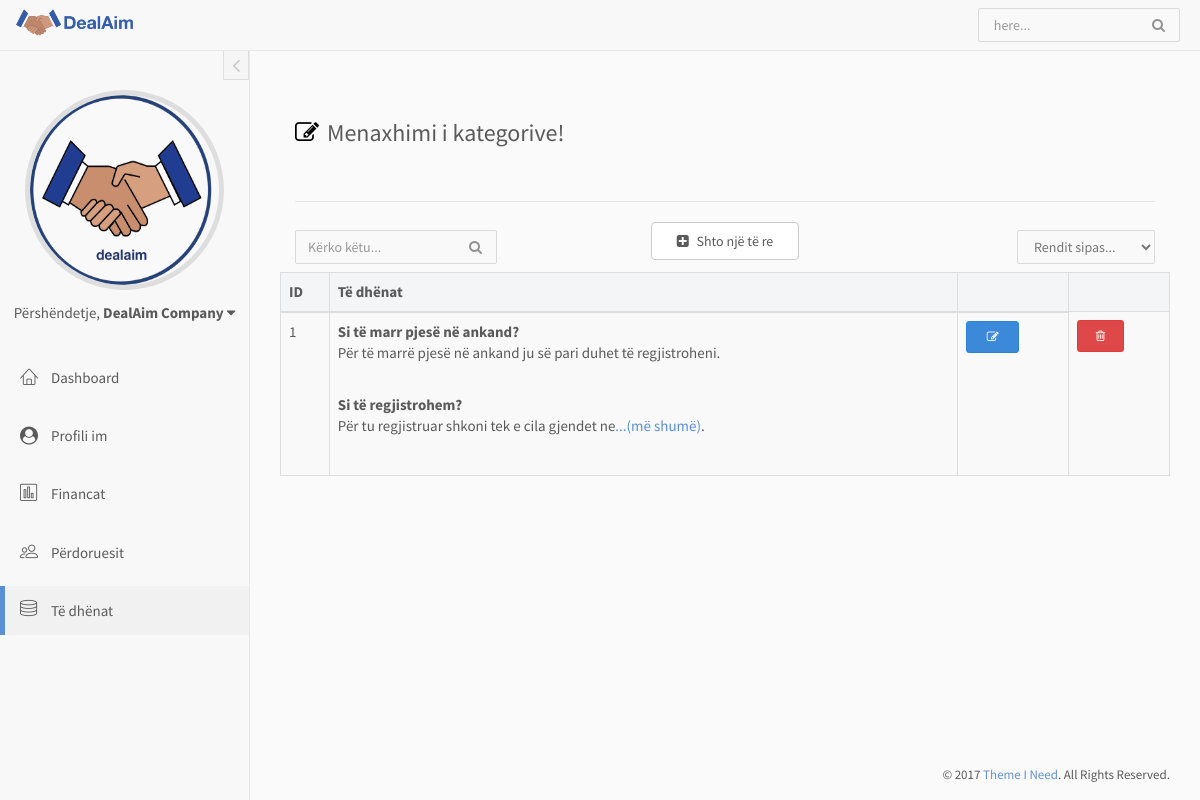
The page /deal_admin_aim/menage_faq.php (signed in) on the database its author committed.
### tables this page shows
CREATE TABLE `users` (
  `user_id` int(11) NOT NULL,
  `username` varchar(50) NOT NULL,
  `password` varchar(350) NOT NULL,
  `profile_pic` varchar(50) NOT NULL,
  `first_name` varchar(50) NOT NULL,
  `last_name` varchar(50) NOT NULL,
  `email` varchar(50) NOT NULL,
  `tel_nr` varchar(50) NOT NULL,
  `birthday` date NOT NULL,
  `city` varchar(50) NOT NULL,
  `postal_code` int(5) NOT NULL,
  `address` varchar(50) NOT NULL,
  `pid_number` int(16) DEFAULT NULL,
  `terms_and_conditions` tinyint(1) DEFAULT NULL,
  `status` int(3) NOT NULL,
  `user_balance` float(8,2) DEFAULT NULL
);

CREATE TABLE `faq` (
  `faq_id` int(11) NOT NULL,
  `faq_data` varchar(10000) NOT NULL
);

### db.php (called while the page is built, shortened)
<?php
    function db(){
        static $conn;
        if($conn == null){
            $conn = mysqli_connect("localhost", "root", "", "dealaim");
        }
        return $conn;
    }
    function prep_stmt($query, $args = NULL, $types = NULL)
	{
		$conn = db();
		$select = false;
		$query2 = explode(" ", $query)[0];
		if($query2 == "SELECT"){
			$select = true;
		}
		$query = mysqli_prepare($conn, "$query");
		if(!is_null($args)){
			if(is_array($args)) {
				$stmt_bp = mysqli_stmt_bind_param($query, $types, ...$args);
			} else {
				$stmt_bp = mysqli_stmt_bind_param($query, $types, $args);
			}
		}
		$stmt_exec = mysqli_stmt_execute($query);
		$result = mysqli_stmt_get_result($query);
		if($select){
			return $result;
		}
		else {
			return mysqli_stmt_affected_rows($query);
		}
	}
?>

### deal_admin_aim/menage_faq.php (the view, shortened to what this page needs)
<?php
require_once '../db.php';
	$username = $_SESSION['user']['username'];
	$stmt = prep_stmt("SELECT * FROM users WHERE username = ?",$username, "s");
	if(mysqli_num_rows($stmt) > 0){
		$row_adm = mysqli_fetch_array($stmt);
	}
	else{
		$_SESSION['prep_stmt_error'] = "";
        header("location:index.php"); die();
	}
?>
<?php require "header.php"; ?>
<div id="left-sidebar" class="sidebar">
    <button type="button" class="btn btn-xs btn-link btn-toggle-fullwidth">
				<i class="fa fa-angle-left"></i>
			</button>
    <div class="sidebar-scroll">
        <div class="user-account">
            <img src="../img/profile_pictures/<?php echo $row_adm['profile_pic']; ?>" class="img-responsive img-circle user-photo" alt="User Profile Picture" style="width:80%; height:20rem;">
            <div class="dropdown">
                <a href="#" class="dropdown-toggle user-name" data-toggle="dropdown">Përshëndetje, <strong><?php echo $row_adm['first_name'] . " ". $row_adm['last_name']; ?></strong> <i class="fa fa-caret-down"></i></a>
            </div>
        </div>
        <nav id="left-sidebar-nav" class="sidebar-nav">
            <ul id="main-menu" class="metismenu">
				<li class=""><a href="index.php"><i class="lnr lnr-home"></i> <span>Dashboard</span></a></li>
                <li><a href="myprofile.php"><i class="fa fa-user-circle"></i> <span>Profili im</span></a></li>
                <?php if($_SESSION['user']['status'] == ADMIN) { ?>
                    <li><a href="finances.php"><i class="lnr lnr-chart-bars"></i> <span>Financat</span></a></li>
                    <li><a href="users.php"><i class="lnr lnr-users"></i> <span>Përdoruesit</span></a></li>
                <?php } ?>
                <li class="active"><a href="site_data.php"><i class="lnr lnr-database"></i> <span>Të dhënat</span></a></li>
            </ul>
        </nav>
    </div>
</div>
<div id="main-content">
    <div class="container-fluid">
        <div class="dashboard-section">
            <div class="panel-content">
                <div class="section-heading clearfix">
                    <h2 class="section-title"><i class="fa fa-pencil-square-o" style="color:black;"></i>Menaxhimi i kategorive!</h2>
                </div>
                <div class="row" id="confirmed_prod">
                    <div class="col-md-12">
                        <div class="panel-content">
                            <h3 class="heading"> </h3>
                            <div class="row" style="margin-bottom:20px;">
                                <div class="table-wrapper-scroll-y my-custom-scrollbar">
                                    <?php
                                        $sel_faq_search = "";
                                        if(isset($_GET['faq_s'])){
                                            $faq_search = $_GET['faq_s'];
                                            $sel_faq_search = prep_stmt("SELECT * FROM faq WHERE faq_id LIKE '%$faq_search%' OR faq_data LIKE '%$faq_search%'", null, null);
                                        }else{
                                            $sel_faq_search = prep_stmt("SELECT * FROM faq", null, null);
                                        }
                                    ?>
                                    <div class="col-lg-3 col-md-12 col-sm-12">
                                        <form method='get' action='menage_faq.php' id="navbar-search" class="navbar-form search-form" style="margin-left:0;">
                                            <input value="" class="form-control" name="faq_s" placeholder="Kërko këtu..." type="text" <?php if(isset($_GET['faq_s'])){ echo "style='background-color:#ffdd91;'";}?>>
                                            <button type="submit" class="btn btn-default"><i class="fa fa-search"></i></button>
                                        </form>
                                    </div>
                                    <div class="col-lg-6 col-md-12 col-sm-12" style="text-align:center">
                                        <a href="menage_faq.php?add_faq#add_faq" type="button" class="btn btn-default"><i class="fa fa-plus-square"></i> <span>Shto një të re</span></a>
                                    </div>
                                    <div class="col-lg-3 col-md-12 col-sm-12">
                                        <form method='get' action='menage_faq.php' id="navbar-search2" class="navbar-form search-form" style="float:right;">
                                            <select class="form-control" id="order_faq" name="order_faq"  <?php if(isset($_GET['order_faq'])){ echo "style='background-color:#ffdd91;'";}?>>
                                                <option value="all" <?php if(isset($_GET['order_faq'])){if($_GET['order_faq'] == "all"){echo "selected"; }} ?>> Rendit sipas... </option>
                                            </select>
                                        </form>
                                    </div>
                                    <table class="table table-striped table-bordered table-sm" cellspacing="0" width="100%" style="overflow:scroll;">
                                        <thead>
                                            <tr>
                                                <th>ID</th>
                                                <th>Të dhënat </th>
                                                <th></th>
                                            </tr>
                                        </thead>
                                        <tbody>
                                            <?php
                                            if(mysqli_num_rows($sel_faq_search) > 0){
                                                while($row = mysqli_fetch_array($sel_faq_search)){
                                            ?>
                                            <tr id="<?php echo $row['faq_id']; ?>">
                                                <td><?php echo $row['faq_id']; ?></td>
                                                <td><?php echo substr($row['faq_data'],0,500). "<a href='menage_faq.php?edit_faq=".$row['faq_id']."#edit_faq' style='color:#5c8ed4;'>...(më shumë)</a>"?>.</td>
                                                <td>
                                                    <a href="menage_faq.php?edit_faq=<?php echo $row['faq_id'] ?>#edit_faq" class="btn btn-info btn-sm" title="Edit"><span class="sr-only">Edit</span> <i class="fa fa-fw fa-edit"></i></a>
                                                    <td>
                                                        <button type="button" id="delFaq" class="btn btn-danger example20 btn-sm" title="Delete"><span class="sr-only">Delete</span> <i class="fa fa-trash-o"></i></button>
                                                    </td>
                                                </td>
                                            </tr>
                                            <?php } }?>
                                        </tbody>
                                    </table>
                                </div>
                            </div>
                        </div>
                    </div>
                </div>
            </div>
        </div>
    </div>
</div>
<footer>
    <p class="copyright">&copy; 2017 <a href="https://www.themeineed.com" target="_blank">Theme I Need</a>. All Rights Reserved.</p>
</footer>
</div>
</body>
</html>

### deal_admin_aim/assets/confirm/bundled.css (style rules this page uses)
.fa { display:inline-block;font:normal normal normal 14px/1 FontAwesome;font-size:inherit;text-rendering:auto;-webkit-font-smoothing:antialiased;-moz-osx-font-smoothing:grayscale }
.fa-fw { width:1.28571429em;text-align:center }
.fa-search:before { content:"\f002" }
.fa-trash-o:before { content:"\f014" }
.fa-edit:before,.fa-pencil-square-o:before { content:"\f044" }
.fa-caret-down:before { content:"\f0d7" }
.fa-plus-square:before { content:"\f0fe" }
.fa-angle-left:before { content:"\f104" }
.fa-user-circle:before { content:"\f2bd" }

### deal_admin_aim/assets/confirm/demo.css (style rules this page uses)
body { background: #fff; }
.btn { background-image: none; border: 0 }
body { font-family: Segoe UI, Frutiger, Frutiger Linotype, Dejavu Sans, Helvetica Neue, Arial, sans-serif; position: relative; }

### deal_admin_aim/header.php (style rules this page uses)
.table-wrapper-scroll-y { max-height: 50rem; overflow: auto; display:block; }
.table-striped { background: #F3F5F6; }

### rows shown on the page
users: profile_pic (picture), first_name "DealAim", last_name "Company"
faq: faq_id "1", faq_data "Si të marr pjesë në ankand? Për të marrë pjesë në ankand ju së pari duhet të regjistroheni. Si të regjistrohem? Për tu regjistruar shkoni tek e cila gjendet ne"
